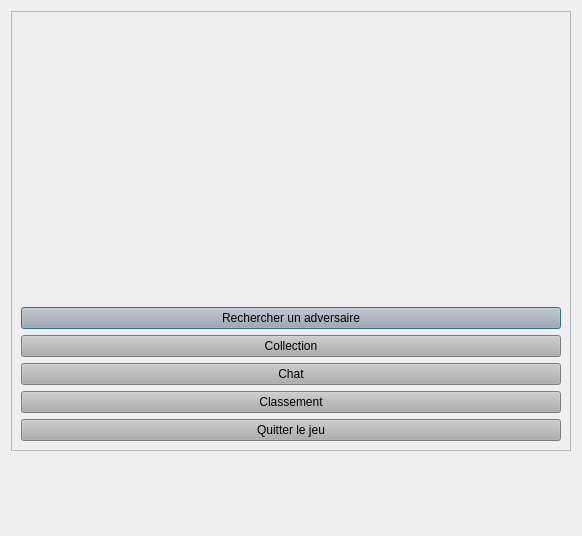
<?xml version="1.0" encoding="UTF-8"?>
<ui version="4.0">
 <class>mainMenu</class>
 <widget class="QDialog" name="mainMenu">
  <property name="geometry">
   <rect>
    <x>0</x>
    <y>0</y>
    <width>582</width>
    <height>536</height>
   </rect>
  </property>
  <property name="palette">
   <palette>
    <active/>
    <inactive/>
    <disabled/>
   </palette>
  </property>
  <property name="windowTitle">
   <string>Menu principal</string>
  </property>
  <property name="windowIcon">
   <iconset>
    <normaloff>img/wizardPokerLogo.png</normaloff>img/wizardPokerLogo.png</iconset>
  </property>
  <property name="autoFillBackground">
   <bool>false</bool>
  </property>
  <property name="styleSheet">
   <string notr="true"/>
  </property>
  <layout class="QGridLayout" name="gridLayout">
   <item row="0" column="0">
    <widget class="QFrame" name="frame">
     <property name="frameShape">
      <enum>QFrame::StyledPanel</enum>
     </property>
     <property name="frameShadow">
      <enum>QFrame::Raised</enum>
     </property>
     <layout class="QVBoxLayout" name="verticalLayout">
      <item>
       <widget class="QLabel" name="myPix">
        <property name="maximumSize">
         <size>
          <width>1000</width>
          <height>1000</height>
         </size>
        </property>
        <property name="layoutDirection">
         <enum>Qt::LeftToRight</enum>
        </property>
        <property name="styleSheet">
         <string notr="true">background: transparent</string>
        </property>
        <property name="text">
         <string/>
        </property>
        <property name="pixmap">
         <pixmap resource="resources.qrc">:/img/img/wizardPoker.png</pixmap>
        </property>
        <property name="alignment">
         <set>Qt::AlignCenter</set>
        </property>
       </widget>
      </item>
      <item>
       <widget class="QPushButton" name="duelButton">
        <property name="palette">
         <palette>
          <active>
           <colorrole role="Button">
            <brush brushstyle="SolidPattern">
             <color alpha="255">
              <red>173</red>
              <green>173</green>
              <blue>173</blue>
             </color>
            </brush>
           </colorrole>
           <colorrole role="Base">
            <brush brushstyle="SolidPattern">
             <color alpha="255">
              <red>173</red>
              <green>173</green>
              <blue>173</blue>
             </color>
            </brush>
           </colorrole>
           <colorrole role="Window">
            <brush brushstyle="SolidPattern">
             <color alpha="255">
              <red>173</red>
              <green>173</green>
              <blue>173</blue>
             </color>
            </brush>
           </colorrole>
          </active>
          <inactive>
           <colorrole role="Button">
            <brush brushstyle="SolidPattern">
             <color alpha="255">
              <red>173</red>
              <green>173</green>
              <blue>173</blue>
             </color>
            </brush>
           </colorrole>
           <colorrole role="Base">
            <brush brushstyle="SolidPattern">
             <color alpha="255">
              <red>173</red>
              <green>173</green>
              <blue>173</blue>
             </color>
            </brush>
           </colorrole>
           <colorrole role="Window">
            <brush brushstyle="SolidPattern">
             <color alpha="255">
              <red>173</red>
              <green>173</green>
              <blue>173</blue>
             </color>
            </brush>
           </colorrole>
          </inactive>
          <disabled>
           <colorrole role="Button">
            <brush brushstyle="SolidPattern">
             <color alpha="255">
              <red>173</red>
              <green>173</green>
              <blue>173</blue>
             </color>
            </brush>
           </colorrole>
           <colorrole role="Base">
            <brush brushstyle="SolidPattern">
             <color alpha="255">
              <red>173</red>
              <green>173</green>
              <blue>173</blue>
             </color>
            </brush>
           </colorrole>
           <colorrole role="Window">
            <brush brushstyle="SolidPattern">
             <color alpha="255">
              <red>173</red>
              <green>173</green>
              <blue>173</blue>
             </color>
            </brush>
           </colorrole>
          </disabled>
         </palette>
        </property>
        <property name="layoutDirection">
         <enum>Qt::LeftToRight</enum>
        </property>
        <property name="autoFillBackground">
         <bool>false</bool>
        </property>
        <property name="styleSheet">
         <string notr="true">background: rgb(173, 173, 173)</string>
        </property>
        <property name="text">
         <string>Rechercher un adversaire</string>
        </property>
       </widget>
      </item>
      <item>
       <widget class="QPushButton" name="pushButton_2">
        <property name="palette">
         <palette>
          <active>
           <colorrole role="Button">
            <brush brushstyle="SolidPattern">
             <color alpha="255">
              <red>173</red>
              <green>173</green>
              <blue>173</blue>
             </color>
            </brush>
           </colorrole>
           <colorrole role="Base">
            <brush brushstyle="SolidPattern">
             <color alpha="255">
              <red>173</red>
              <green>173</green>
              <blue>173</blue>
             </color>
            </brush>
           </colorrole>
           <colorrole role="Window">
            <brush brushstyle="SolidPattern">
             <color alpha="255">
              <red>173</red>
              <green>173</green>
              <blue>173</blue>
             </color>
            </brush>
           </colorrole>
          </active>
          <inactive>
           <colorrole role="Button">
            <brush brushstyle="SolidPattern">
             <color alpha="255">
              <red>173</red>
              <green>173</green>
              <blue>173</blue>
             </color>
            </brush>
           </colorrole>
           <colorrole role="Base">
            <brush brushstyle="SolidPattern">
             <color alpha="255">
              <red>173</red>
              <green>173</green>
              <blue>173</blue>
             </color>
            </brush>
           </colorrole>
           <colorrole role="Window">
            <brush brushstyle="SolidPattern">
             <color alpha="255">
              <red>173</red>
              <green>173</green>
              <blue>173</blue>
             </color>
            </brush>
           </colorrole>
          </inactive>
          <disabled>
           <colorrole role="Button">
            <brush brushstyle="SolidPattern">
             <color alpha="255">
              <red>173</red>
              <green>173</green>
              <blue>173</blue>
             </color>
            </brush>
           </colorrole>
           <colorrole role="Base">
            <brush brushstyle="SolidPattern">
             <color alpha="255">
              <red>173</red>
              <green>173</green>
              <blue>173</blue>
             </color>
            </brush>
           </colorrole>
           <colorrole role="Window">
            <brush brushstyle="SolidPattern">
             <color alpha="255">
              <red>173</red>
              <green>173</green>
              <blue>173</blue>
             </color>
            </brush>
           </colorrole>
          </disabled>
         </palette>
        </property>
        <property name="styleSheet">
         <string notr="true">background: rgb(173, 173, 173)</string>
        </property>
        <property name="text">
         <string>Collection</string>
        </property>
       </widget>
      </item>
      <item>
       <widget class="QPushButton" name="chatButton">
        <property name="palette">
         <palette>
          <active>
           <colorrole role="Button">
            <brush brushstyle="SolidPattern">
             <color alpha="255">
              <red>173</red>
              <green>173</green>
              <blue>173</blue>
             </color>
            </brush>
           </colorrole>
           <colorrole role="Base">
            <brush brushstyle="SolidPattern">
             <color alpha="255">
              <red>173</red>
              <green>173</green>
              <blue>173</blue>
             </color>
            </brush>
           </colorrole>
           <colorrole role="Window">
            <brush brushstyle="SolidPattern">
             <color alpha="255">
              <red>173</red>
              <green>173</green>
              <blue>173</blue>
             </color>
            </brush>
           </colorrole>
          </active>
          <inactive>
           <colorrole role="Button">
            <brush brushstyle="SolidPattern">
             <color alpha="255">
              <red>173</red>
              <green>173</green>
              <blue>173</blue>
             </color>
            </brush>
           </colorrole>
           <colorrole role="Base">
            <brush brushstyle="SolidPattern">
             <color alpha="255">
              <red>173</red>
              <green>173</green>
              <blue>173</blue>
             </color>
            </brush>
           </colorrole>
           <colorrole role="Window">
            <brush brushstyle="SolidPattern">
             <color alpha="255">
              <red>173</red>
              <green>173</green>
              <blue>173</blue>
             </color>
            </brush>
           </colorrole>
          </inactive>
          <disabled>
           <colorrole role="Button">
            <brush brushstyle="SolidPattern">
             <color alpha="255">
              <red>173</red>
              <green>173</green>
              <blue>173</blue>
             </color>
            </brush>
           </colorrole>
           <colorrole role="Base">
            <brush brushstyle="SolidPattern">
             <color alpha="255">
              <red>173</red>
              <green>173</green>
              <blue>173</blue>
             </color>
            </brush>
           </colorrole>
           <colorrole role="Window">
            <brush brushstyle="SolidPattern">
             <color alpha="255">
              <red>173</red>
              <green>173</green>
              <blue>173</blue>
             </color>
            </brush>
           </colorrole>
          </disabled>
         </palette>
        </property>
        <property name="styleSheet">
         <string notr="true">background: rgb(173, 173, 173)</string>
        </property>
        <property name="text">
         <string>Chat</string>
        </property>
       </widget>
      </item>
      <item>
       <widget class="QPushButton" name="pushButton_4">
        <property name="palette">
         <palette>
          <active>
           <colorrole role="Button">
            <brush brushstyle="SolidPattern">
             <color alpha="255">
              <red>173</red>
              <green>173</green>
              <blue>173</blue>
             </color>
            </brush>
           </colorrole>
           <colorrole role="Base">
            <brush brushstyle="SolidPattern">
             <color alpha="255">
              <red>173</red>
              <green>173</green>
              <blue>173</blue>
             </color>
            </brush>
           </colorrole>
           <colorrole role="Window">
            <brush brushstyle="SolidPattern">
             <color alpha="255">
              <red>173</red>
              <green>173</green>
              <blue>173</blue>
             </color>
            </brush>
           </colorrole>
          </active>
          <inactive>
           <colorrole role="Button">
            <brush brushstyle="SolidPattern">
             <color alpha="255">
              <red>173</red>
              <green>173</green>
              <blue>173</blue>
             </color>
            </brush>
           </colorrole>
           <colorrole role="Base">
            <brush brushstyle="SolidPattern">
             <color alpha="255">
              <red>173</red>
              <green>173</green>
              <blue>173</blue>
             </color>
            </brush>
           </colorrole>
           <colorrole role="Window">
            <brush brushstyle="SolidPattern">
             <color alpha="255">
              <red>173</red>
              <green>173</green>
              <blue>173</blue>
             </color>
            </brush>
           </colorrole>
          </inactive>
          <disabled>
           <colorrole role="Button">
            <brush brushstyle="SolidPattern">
             <color alpha="255">
              <red>173</red>
              <green>173</green>
              <blue>173</blue>
             </color>
            </brush>
           </colorrole>
           <colorrole role="Base">
            <brush brushstyle="SolidPattern">
             <color alpha="255">
              <red>173</red>
              <green>173</green>
              <blue>173</blue>
             </color>
            </brush>
           </colorrole>
           <colorrole role="Window">
            <brush brushstyle="SolidPattern">
             <color alpha="255">
              <red>173</red>
              <green>173</green>
              <blue>173</blue>
             </color>
            </brush>
           </colorrole>
          </disabled>
         </palette>
        </property>
        <property name="styleSheet">
         <string notr="true">background: rgb(173, 173, 173)</string>
        </property>
        <property name="text">
         <string>Classement</string>
        </property>
       </widget>
      </item>
      <item>
       <widget class="QPushButton" name="pushButton_5">
        <property name="palette">
         <palette>
          <active>
           <colorrole role="Button">
            <brush brushstyle="SolidPattern">
             <color alpha="255">
              <red>173</red>
              <green>173</green>
              <blue>173</blue>
             </color>
            </brush>
           </colorrole>
           <colorrole role="Base">
            <brush brushstyle="SolidPattern">
             <color alpha="255">
              <red>173</red>
              <green>173</green>
              <blue>173</blue>
             </color>
            </brush>
           </colorrole>
           <colorrole role="Window">
            <brush brushstyle="SolidPattern">
             <color alpha="255">
              <red>173</red>
              <green>173</green>
              <blue>173</blue>
             </color>
            </brush>
           </colorrole>
          </active>
          <inactive>
           <colorrole role="Button">
            <brush brushstyle="SolidPattern">
             <color alpha="255">
              <red>173</red>
              <green>173</green>
              <blue>173</blue>
             </color>
            </brush>
           </colorrole>
           <colorrole role="Base">
            <brush brushstyle="SolidPattern">
             <color alpha="255">
              <red>173</red>
              <green>173</green>
              <blue>173</blue>
             </color>
            </brush>
           </colorrole>
           <colorrole role="Window">
            <brush brushstyle="SolidPattern">
             <color alpha="255">
              <red>173</red>
              <green>173</green>
              <blue>173</blue>
             </color>
            </brush>
           </colorrole>
          </inactive>
          <disabled>
           <colorrole role="Button">
            <brush brushstyle="SolidPattern">
             <color alpha="255">
              <red>173</red>
              <green>173</green>
              <blue>173</blue>
             </color>
            </brush>
           </colorrole>
           <colorrole role="Base">
            <brush brushstyle="SolidPattern">
             <color alpha="255">
              <red>173</red>
              <green>173</green>
              <blue>173</blue>
             </color>
            </brush>
           </colorrole>
           <colorrole role="Window">
            <brush brushstyle="SolidPattern">
             <color alpha="255">
              <red>173</red>
              <green>173</green>
              <blue>173</blue>
             </color>
            </brush>
           </colorrole>
          </disabled>
         </palette>
        </property>
        <property name="styleSheet">
         <string notr="true">background: rgb(173, 173, 173)</string>
        </property>
        <property name="text">
         <string>Quitter le jeu</string>
        </property>
       </widget>
      </item>
     </layout>
    </widget>
   </item>
   <item row="1" column="0">
    <widget class="QLabel" name="pub">
     <property name="maximumSize">
      <size>
       <width>16777213</width>
       <height>68</height>
      </size>
     </property>
     <property name="styleSheet">
      <string notr="true">background:transparent
</string>
     </property>
     <property name="text">
      <string/>
     </property>
    </widget>
   </item>
  </layout>
 </widget>
 <resources>
  <include location="resources.qrc"/>
 </resources>
 <connections/>
</ui>
